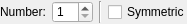
<?xml version="1.0" encoding="UTF-8"?>
<ui version="4.0">
 <class>Ui_LineParallelThroughOptions</class>
 <widget class="QWidget" name="Ui_LineParallelThroughOptions">
  <property name="geometry">
   <rect>
    <x>0</x>
    <y>0</y>
    <width>187</width>
    <height>24</height>
   </rect>
  </property>
  <property name="sizePolicy">
   <sizepolicy hsizetype="Preferred" vsizetype="Preferred">
    <horstretch>0</horstretch>
    <verstretch>0</verstretch>
   </sizepolicy>
  </property>
  <property name="minimumSize">
   <size>
    <width>100</width>
    <height>22</height>
   </size>
  </property>
  <property name="maximumSize">
   <size>
    <width>16777215</width>
    <height>16777215</height>
   </size>
  </property>
  <property name="windowTitle">
   <string>Line Parallel Through Options</string>
  </property>
  <layout class="QGridLayout" name="gridLayout">
   <property name="leftMargin">
    <number>0</number>
   </property>
   <property name="topMargin">
    <number>1</number>
   </property>
   <property name="rightMargin">
    <number>0</number>
   </property>
   <property name="bottomMargin">
    <number>1</number>
   </property>
   <item row="0" column="3">
    <widget class="QCheckBox" name="cbSymmetric">
     <property name="sizePolicy">
      <sizepolicy hsizetype="Preferred" vsizetype="Preferred">
       <horstretch>1</horstretch>
       <verstretch>0</verstretch>
      </sizepolicy>
     </property>
     <property name="minimumSize">
      <size>
       <width>60</width>
       <height>0</height>
      </size>
     </property>
     <property name="toolTip">
      <string>If checked, parallels will be created on both sides of entity</string>
     </property>
     <property name="text">
      <string>Symmetric</string>
     </property>
    </widget>
   </item>
   <item row="0" column="1">
    <widget class="QSpinBox" name="sbNumber">
     <property name="toolTip">
      <string>Number of parallels to create</string>
     </property>
     <property name="minimum">
      <number>1</number>
     </property>
    </widget>
   </item>
   <item row="0" column="4">
    <spacer name="horizontalSpacer">
     <property name="orientation">
      <enum>Qt::Horizontal</enum>
     </property>
     <property name="sizeHint" stdset="0">
      <size>
       <width>0</width>
       <height>20</height>
      </size>
     </property>
    </spacer>
   </item>
   <item row="0" column="0">
    <widget class="QLabel" name="lNumber">
     <property name="sizePolicy">
      <sizepolicy hsizetype="Minimum" vsizetype="Fixed">
       <horstretch>0</horstretch>
       <verstretch>0</verstretch>
      </sizepolicy>
     </property>
     <property name="text">
      <string>Number:</string>
     </property>
     <property name="wordWrap">
      <bool>false</bool>
     </property>
    </widget>
   </item>
   <item row="0" column="2">
    <widget class="Line" name="line">
     <property name="orientation">
      <enum>Qt::Vertical</enum>
     </property>
    </widget>
   </item>
  </layout>
 </widget>
 <layoutdefault spacing="6" margin="11"/>
 <resources/>
 <connections/>
 <slots>
  <slot>updateNumber(int)</slot>
 </slots>
</ui>
